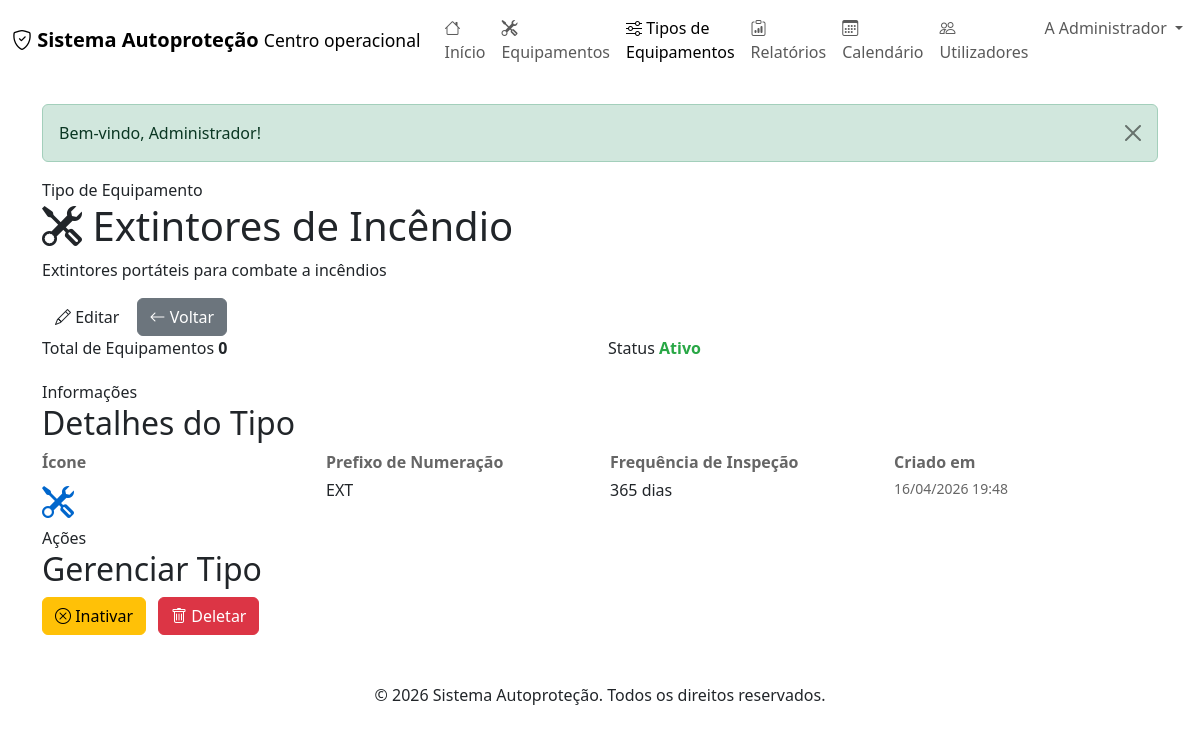
Screenshot of /index.php?controler=tipo_equipamento&acao=ver&id=1 (signed in) with the database file from the repository.
### tables this page shows
CREATE TABLE IF NOT EXISTS tipos_equipamentos (
    id INT AUTO_INCREMENT PRIMARY KEY,
    nome VARCHAR(100) NOT NULL,
    descricao TEXT,
    icone VARCHAR(50),
    prefixo_numeracao VARCHAR(20) COMMENT 'Prefixo para numeração dos equipamentos, ex: EXT, HID, LUM',
    proximo_numero INT DEFAULT 1 COMMENT 'Próximo número sequencial do tipo de equipamento',
    frequencia_inspecao INT COMMENT 'Frequência em dias',
    ativo BOOLEAN DEFAULT TRUE,
    data_criacao TIMESTAMP DEFAULT CURRENT_TIMESTAMP,
    UNIQUE KEY uk_tipo_nome (nome),
    INDEX idx_ativo (ativo)
);

### app/core/View.php (called while the page is built, shortened)
<?php
class View {
    public static function render($view, array $data = []) {
        $viewPath = APP_PATH . DIRECTORY_SEPARATOR . 'views' . DIRECTORY_SEPARATOR . str_replace('/', DIRECTORY_SEPARATOR, $view) . '.php';
        extract($data, EXTR_SKIP);
        require $viewPath;
        require APP_PATH . DIRECTORY_SEPARATOR . 'views' . DIRECTORY_SEPARATOR . 'layouts' . DIRECTORY_SEPARATOR . 'main.php';
    }
}

### app/core/Controller.php (called while the page is built, shortened)
<?php
abstract class Controller {
    protected function render($view, array $data = []) {
        View::render($view, $data);
    }
}

### app/controllers/TipoEquipamentoController.php (called while the page is built, shortened)
<?php
class TipoEquipamentoController extends Controller {
    private $tipoEquipamento;
    public function __construct() {
        $this->tipoEquipamento = new TipoEquipamento();
    }
    public function ver($id) {
        $tipo = $this->tipoEquipamento->getById($id);
        $totalEquipamentos = $this->tipoEquipamento->getContagemEquipamentos($id);
        $this->render('tipos_equipamentos/ver', compact('tipo', 'totalEquipamentos'));
    }
}

### app/core/Application.php (called while the page is built, shortened)
<?php
class Application {
    public function run() {
        $router = new Router();
        $route = $router->resolve($_GET);
        $this->dispatch($route);
    }
    private function registerAutoloader() {
        spl_autoload_register(function ($class) {
            $directories = [
                APP_PATH . DIRECTORY_SEPARATOR . 'core',
                APP_PATH . DIRECTORY_SEPARATOR . 'models',
                APP_PATH . DIRECTORY_SEPARATOR . 'controllers',
            ];
            foreach ($directories as $directory) {
                $file = $directory . DIRECTORY_SEPARATOR . $class . '.php';
                if (file_exists($file)) {
                    return;
                }
            }
        });
    }
    private function dispatch($route) {
        try {
            $controller = new $route['controller']();
            call_user_func_array([$controller, $route['action']], $route['params']);
        } catch (Throwable $exception) {
            $this->handleException($exception);
        }
    }
}

### public/index.php (called while the page is built)
<?php
require_once dirname(__DIR__) . DIRECTORY_SEPARATOR . 'app' . DIRECTORY_SEPARATOR . 'core' . DIRECTORY_SEPARATOR . 'Application.php';
$application = new Application();
$application->run();

### app/models/TipoEquipamento.php (called while the page is built, shortened)
<?php
class TipoEquipamento {
    private $db;
    private $table = 'tipos_equipamentos';
    public function __construct() {
        $this->db = new Database();
    }
    public function getById($id) {
        $id = (int)$id;
        $query = "SELECT * FROM {$this->table} WHERE id = {$id}";
        $resultado = $this->db->query($query);
        if ($resultado && $resultado->num_rows > 0) {
            return $resultado->fetch_assoc();
        }
        return null;
    }
    public function getContagemEquipamentos($id) {
        $id = (int)$id;
        $query = "SELECT COUNT(*) as total FROM equipamentos WHERE tipo_equipamento_id = {$id}";
        $resultado = $this->db->query($query);
        $row = $resultado->fetch_assoc();
        return (int)$row['total'];
    }
}

### app/models/Database.php (called while the page is built, shortened)
<?php
class Database {
    private $conexao;
    private $host;
    private $port;
    private $user;
    private $password;
    private $dbname;
    public function __construct() {
        $config = require CONFIG_PATH . DIRECTORY_SEPARATOR . 'database.php';
        $this->host = $config['host'];
        $this->port = $config['port'] ?? 3306;
        $this->user = $config['user'];
        $this->password = $config['password'];
        $this->dbname = $config['dbname'];
    }
    private function conectar() {
        try {
            $connection = new mysqli(
                $this->host,
                $this->user,
                $this->password,
                $this->dbname,
                (int)$this->port
            );
            $connection->set_charset("utf8mb4");
            $this->conexao = $connection;
        } catch (Exception $e) {
            die('Erro de conexão com a base de dados: ' . $e->getMessage());
        }
    }
    public function query($query) {
        return $this->conexao->query($query);
    }
}

### app/views/tipos_equipamentos/ver.php (the view, shortened to what this page needs)
<?php
$tipo = $tipo ?? [];
$nome = htmlspecialchars($tipo['nome'] ?? '', ENT_QUOTES, 'UTF-8');
$descricao = htmlspecialchars($tipo['descricao'] ?? '', ENT_QUOTES, 'UTF-8');
$icone = htmlspecialchars($tipo['icone'] ?? 'bi-tools', ENT_QUOTES, 'UTF-8');
$prefixo = htmlspecialchars($tipo['prefixo_numeracao'] ?? '', ENT_QUOTES, 'UTF-8');
$frequencia = (int)($tipo['frequencia_inspecao'] ?? 0);
$ativo = (bool)($tipo['ativo'] ?? true);
$totalEquipamentos = (int)($totalEquipamentos ?? 0);
?>
<section class="page-shell page-shell--narrow tipo-equipamento-ver-page">
    <header class="page-hero compact">
        <div>
            <span class="page-hero__eyebrow">Tipo de Equipamento</span>
            <h1>
                <i class="bi <?php echo $icone; ?>"></i>
                <?php echo $nome; ?>
            </h1>
            <?php if ($descricao): ?>
                <p><?php echo $descricao; ?></p>
            <?php endif; ?>
        </div>
        <div class="page-hero__actions">
            <a href="index.php?controler=tipo_equipamento&acao=editar&id=<?php echo (int)$tipo['id']; ?>" class="btn btn-dashboard-primary">
                <i class="bi bi-pencil"></i>
                Editar
            </a>
            <a href="index.php?controler=tipo_equipamento&acao=listar" class="btn btn-secondary">
                <i class="bi bi-arrow-left"></i>
                Voltar
            </a>
        </div>
    </header>
    <div style="display: grid; grid-template-columns: 1fr 1fr; gap: 16px; margin-bottom: 20px;">
        <section class="mini-stats-grid">
            <article class="mini-stat-card">
                <span>Total de Equipamentos</span>
                <strong><?php echo $totalEquipamentos; ?></strong>
            </article>
        </section>
        <section class="mini-stats-grid">
            <article class="mini-stat-card">
                <span>Status</span>
                <strong style="color: <?php echo $ativo ? '#28a745' : '#dc3545'; ?>;">
                    <?php echo $ativo ? 'Ativo' : 'Inativo'; ?>
                </strong>
            </article>
        </section>
    </div>
    <section class="panel-surface">
        <div class="panel-surface__header">
            <span class="panel-surface__eyebrow">Informações</span>
            <h2>Detalhes do Tipo</h2>
        </div>
        <div style="display: grid; grid-template-columns: repeat(auto-fit, minmax(200px, 1fr)); gap: 20px;">
            <div>
                <label style="display: block; font-weight: 600; margin-bottom: 4px; color: #666;">Ícone</label>
                <div style="font-size: 32px; color: #0066cc;">
                    <i class="bi <?php echo $icone; ?>"></i>
                </div>
            </div>
            <?php if ($prefixo): ?>
                <div>
                    <label style="display: block; font-weight: 600; margin-bottom: 4px; color: #666;">Prefixo de Numeração</label>
                    <p style="margin: 0; font-size: 16px;"><?php echo $prefixo; ?></p>
                </div>
            <?php endif; ?>
            <?php if ($frequencia > 0): ?>
                <div>
                    <label style="display: block; font-weight: 600; margin-bottom: 4px; color: #666;">Frequência de Inspeção</label>
                    <p style="margin: 0; font-size: 16px;"><?php echo $frequencia; ?> dias</p>
                </div>
            <?php endif; ?>
            <?php if ($tipo['data_criacao']): ?>
                <div>
                    <label style="display: block; font-weight: 600; margin-bottom: 4px; color: #666;">Criado em</label>
                    <p style="margin: 0; font-size: 14px; color: #666;">
                        <?php echo date('d/m/Y H:i', strtotime($tipo['data_criacao'])); ?>
                    </p>
                </div>
            <?php endif; ?>
        </div>
    </section>
    <section class="panel-surface">
        <div class="panel-surface__header">
            <span class="panel-surface__eyebrow">Ações</span>
            <h2>Gerenciar Tipo</h2>
        </div>
        <div style="display: flex; gap: 12px; flex-wrap: wrap;">
            <a href="index.php?controler=tipo_equipamento&acao=toggleAtivo&id=<?php echo (int)$tipo['id']; ?>"
               class="btn <?php echo $ativo ? 'btn-warning' : 'btn-success'; ?>"
               onclick="return confirm('Tem a certeza que deseja <?php echo $ativo ? 'inativar' : 'ativar'; ?> este tipo?');">
                <i class="bi <?php echo $ativo ? 'bi-x-circle' : 'bi-check-circle'; ?>"></i>
                <?php echo $ativo ? 'Inativar' : 'Ativar'; ?>
            </a>
            <?php if ($totalEquipamentos === 0): ?>
                <a href="index.php?controler=tipo_equipamento&acao=deletar&id=<?php echo (int)$tipo['id']; ?>"
                   class="btn btn-danger"
                   onclick="return confirm('Tem a certeza que deseja deletar este tipo? Esta ação não pode ser desfeita.');">
                    <i class="bi bi-trash"></i>
                    Deletar
                </a>
            <?php endif; ?>
        </div>
    </section>
</section>

### rows the page displays
tipos_equipamentos: nome "Extintores de Incêndio", descricao "Extintores portáteis para combate a incêndios", prefixo_numeracao "EXT", frequencia_inspecao "365", data_criacao "16/04/2026 19:48"

### other values shown
APP_NAME "Sistema Autoproteção"
$inicialUtilizador "A"
$nomeUtilizador "Administrador"
$_SESSION['mensagem'] "Bem-vindo, Administrador!"
$totalEquipamentos "0"
